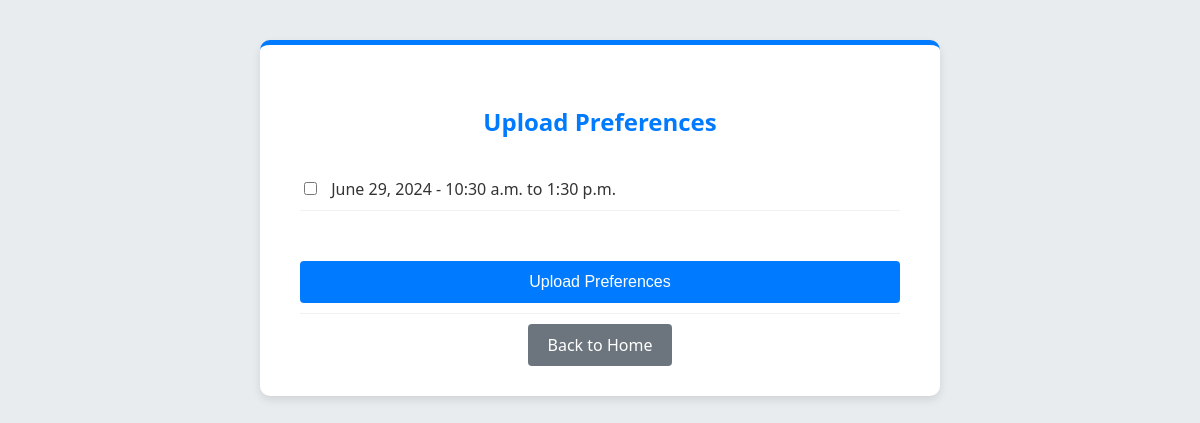
Page /upload_preferences/ (signed in) on the earlier database version.
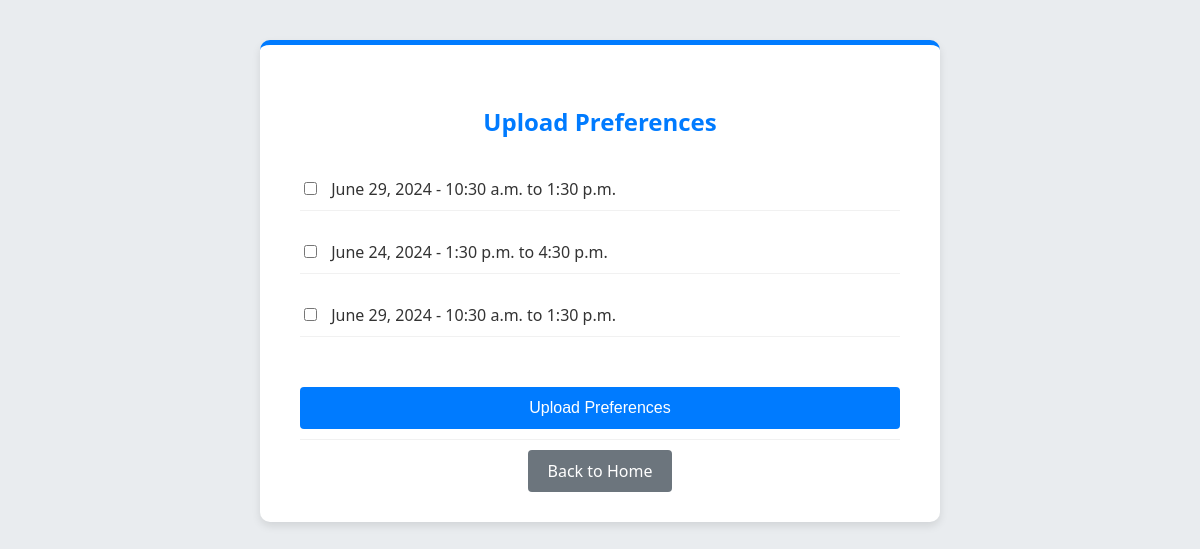
Same page on the later database version.
### exam/models.py (models this page shows, shortened)
class ExamTimeTable(models.Model):
    course_id = models.ForeignKey(Course,models.CASCADE)
    dept=models.ForeignKey(Department,on_delete=models.CASCADE)
    date=models.DateField()
    time_from = models.TimeField()
    time_to = models.TimeField()
    semester = models.IntegerField()

### exam/views.py (the view)
# urls.py: path('upload_preferences/', views.upload_preferences, name='upload_preferences'),
@login_required
def upload_preferences(request):
    if request.method == 'POST':
        teacher_id = request.user.id  # Get the logged-in teacher's user ID
        selected_exams = request.POST.getlist('selected_exams')
        for exam_id in selected_exams:
            exam = ExamTimeTable.objects.get(id=exam_id)
            prefer_entry = preferTable(teacher_id_id=teacher_id, course_id_id=exam.id, date=exam.date)
            prefer_entry.save()
        return redirect('teacher_dashboard')  # Redirect to teacher dashboard or appropriate URL
    else:
        timetable_entries = ExamTimeTable.objects.all()  # Retrieve all entries or filter as needed
        return render(request, 'exam/uploading_preference.html', {'timetable_entries': timetable_entries})

### exam/templates/exam/uploading_preference.html (shortened to what this page needs)
<!DOCTYPE html>
<html lang="en">
<head>
</head>
<body>
    <div class="container">
        <h2>Upload Preferences</h2>
        <form action="{% url 'upload_preferences' %}" method="post">
            {% for entry in timetable_entries %}
            <div class="form-group">
                <label>
                    <input type="checkbox" name="selected_exams" value="{{ entry.id }}">
                    {{ entry.date }} - {{ entry.time_from }} to {{ entry.time_to }}
                </label>
            </div>
            {% endfor %}
            <div class="form-group">
                <input type="submit" value="Upload Preferences">
            </div>
        </form>
        <div class="back-button">
            <a href="{% url 'teacher_dashboard' %}">Back to Home</a>
        </div>
    </div>
</body>
</html>

Differences in the rows shown:
added ExamTimeTable: date "June 24, 2024", time_from "1:30 p.m.", time_to "4:30 p.m."
added ExamTimeTable: date "June 29, 2024", time_from "10:30 a.m.", time_to "1:30 p.m."
